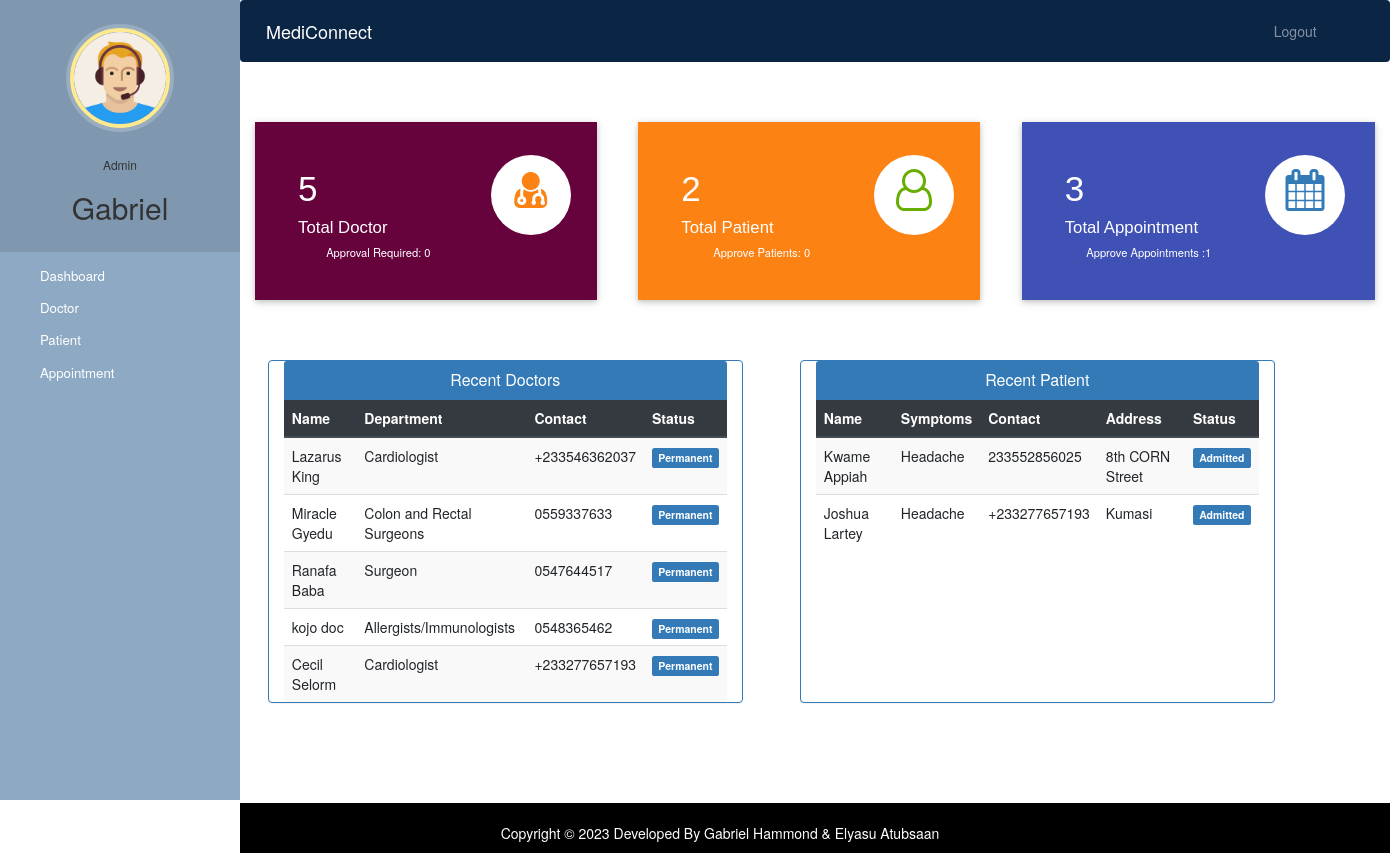
Before: /admin-dashboard (signed in) with the older database file.
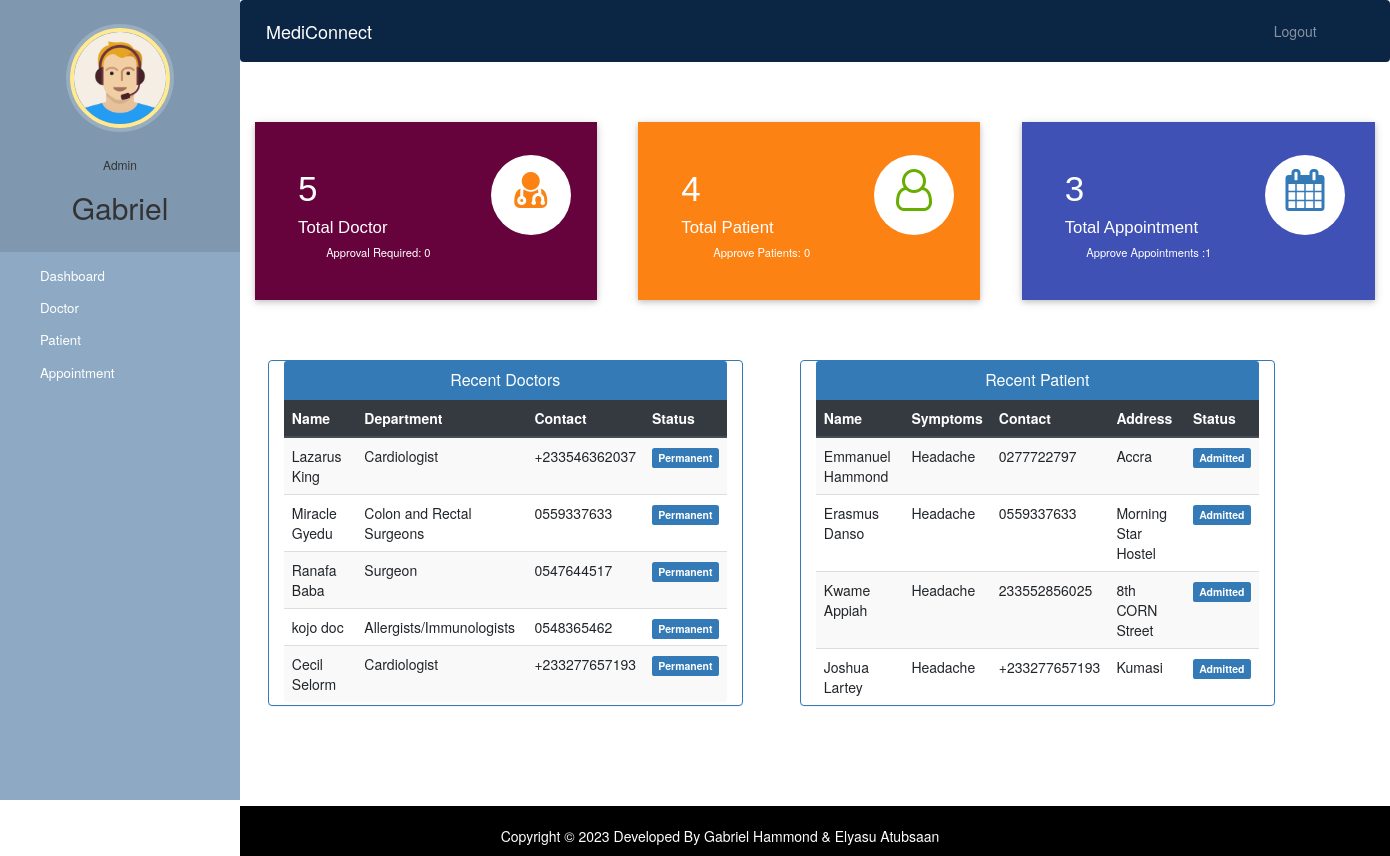
After: the same page with the newer database file.
### hospital/models.py (models this page shows, shortened)
class Doctor(models.Model):
    user=models.OneToOneField(User,on_delete=models.CASCADE)
    profile_pic= models.ImageField(upload_to='profile_pic/DoctorProfilePic/',null=True,blank=True)
    address = models.CharField(max_length=40)
    mobile = models.CharField(max_length=20,null=True)
    department= models.CharField(max_length=50,choices=departments,default='Cardiologist')
    status=models.BooleanField(default=False)
    @property
    def get_name(self):
        return self.user.first_name+" "+self.user.last_name

class Patient(models.Model):
    user=models.OneToOneField(User,on_delete=models.CASCADE)
    profile_pic= models.ImageField(upload_to='profile_pic/PatientProfilePic/',null=True, blank=True)
    address = models.CharField(max_length=40)
    mobile = models.CharField(max_length=20,null=False)
    symptoms = models.CharField(max_length=100,null=False)
    assignedDoctorId = models.PositiveIntegerField(null=True)
    admitDate=models.DateField(auto_now=True)
    status=models.BooleanField(default=False)
    @property
    def get_name(self):
        return self.user.first_name+" "+self.user.last_name

### hospital/views.py (the view)
# urls.py: path('admin-dashboard', views.admin_dashboard_view, name='admin-dashboard'),
@login_required(login_url='adminlogin')
@user_passes_test(is_admin)
def admin_dashboard_view(request):
    doctors=models.Doctor.objects.all().order_by('-id')
    patients=models.Patient.objects.all().order_by('-id')
    doctorcount=models.Doctor.objects.all().filter(status=True).count()
    pendingdoctorcount=models.Doctor.objects.all().filter(status=False).count()
    patientcount=models.Patient.objects.all().filter(status=True).count()
    pendingpatientcount=models.Patient.objects.all().filter(status=False).count()
    appointmentcount=models.Appointment.objects.all().filter(status=True).count()
    pendingappointmentcount=models.Appointment.objects.all().filter(status=False).count()
    mydict={
    'doctors':doctors,
    'patients':patients,
    'doctorcount':doctorcount,
    'pendingdoctorcount':pendingdoctorcount,
    'patientcount':patientcount,
    'pendingpatientcount':pendingpatientcount,
    'appointmentcount':appointmentcount,
    'pendingappointmentcount':pendingappointmentcount,
    }
    return render(request,'hospital/admin_dashboard.html',context=mydict)

### hospital/views.py (called while the page is built)
def is_admin(user):
    return user.groups.filter(name='ADMIN').exists()

### templates/hospital/admin_dashboard.html
{% extends 'hospital/admin_base.html' %} {% load static %} {% block content %}
{%include 'hospital/admin_dashboard_cards.html'%}
<br /><br /><br />
<div class="container">
  <div class="row">
    <div class="panel panel-primary col-md-5" style="margin-left: 2%">
      <div class="panel-heading" style="text-align: center">
        <h6 class="panel-title">Recent Doctors</h6>
      </div>
      <table class="table table-hover table-striped" id="dev-table">
        <thead class="thead-dark">
          <tr>
            <th>Name</th>
            <th>Department</th>
            <th>Contact</th>
            <th>Status</th>
          </tr>
        </thead>
        {% for d in doctors %}
        <tr>
          <td>{{d.get_name}}</td>
          <td>{{d.department}}</td>
          <td>{{d.mobile}}</td>
          {%if d.status%}
          <td><span class="label label-primary">Permanent</span></td>
          {% else %}
          <td><span class="label label-success">On Hold</span></td>
          {% endif %}
        </tr>
        {% endfor %}
      </table>
    </div>
    <div class="panel panel-primary col-md-5" style="margin-left: 5%">
      <div class="panel-heading" style="text-align: center">
        <h6 class="panel-title">Recent Patient</h6>
      </div>
      <table class="table table-hover table-striped" id="dev-table">
        <thead class="thead-dark">
          <tr>
            <th>Name</th>
            <th>Symptoms</th>
            <th>Contact</th>
            <th>Address</th>
            <th>Status</th>
          </tr>
        </thead>
        {% for p in patients %}
        <tr>
          <td>{{p.get_name}}</td>
          <td>{{p.symptoms}}</td>
          <td>{{p.mobile}}</td>
          <td>{{p.address}}</td>
          {%if p.status%}
          <td><span class="label label-primary">Admitted</span></td>
          {% else %}
          <td><span class="label label-success">On Hold</span></td>
          {% endif %}
        </tr>
        {% endfor %}
      </table>
    </div>
  </div>
</div>
{% endblock content %}

Changed rows visible on the page:
added Patient: get_name "Emmanuel Hammond", symptoms "Headache", mobile "0277722797", address "Accra", status "Admitted"
added Patient: get_name "Erasmus Danso", symptoms "Headache", mobile "0559337633", address "Morning Star Hostel", status "Admitted"
Other visible differences:
{{ patientcount }}: "2" → "4"
